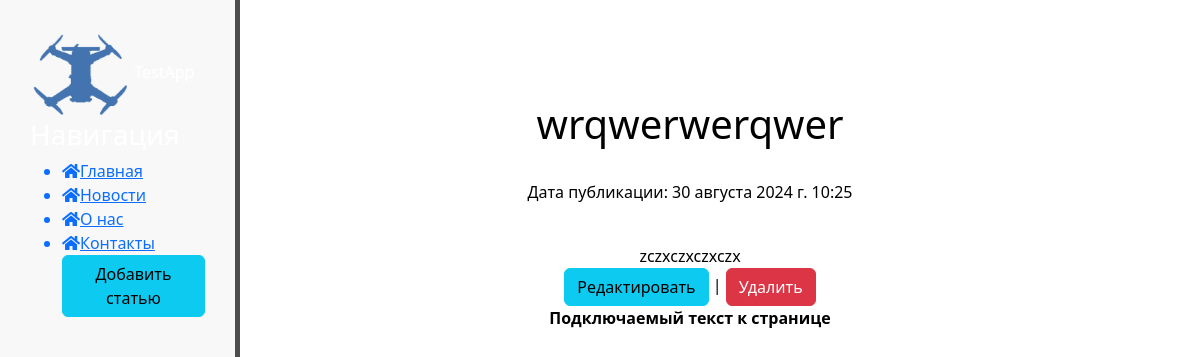
Page /news/4 on the earlier database version.
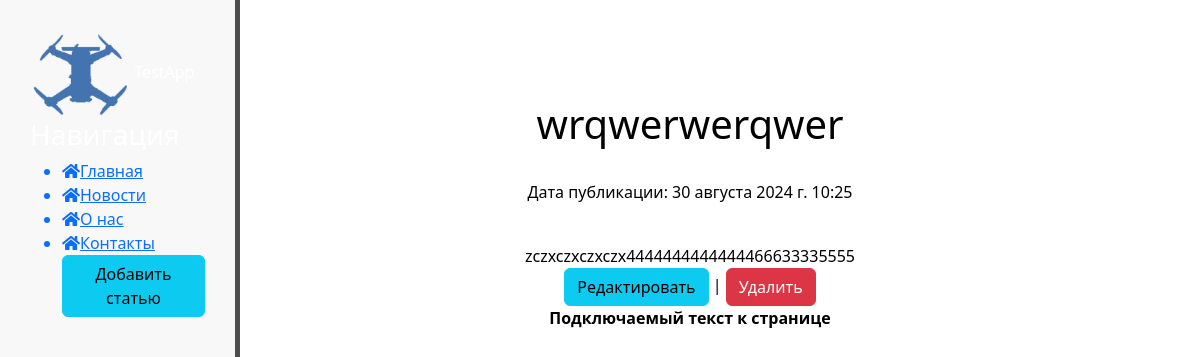
Same page on the later database version.
### news/models.py (models this page shows, shortened)
class Articles(models.Model):
    title = models.CharField('Название', max_length=75)
    anons = models.CharField('Анонс', max_length=250)
    full_text = models.TextField('Статья', max_length=50000)
    date = models.DateTimeField('Дата публикации')
    class Meta:
        verbose_name = 'Новость'
        verbose_name_plural = 'Новости'

### news/views.py (the view)
# urls.py: path('<int:pk>', views.NewDetailsView.as_view(), name='news-detail'),
class NewDetailsView(DetailView):
    model = Articles
    template_name = 'news/details_view.html'
    context_object_name = 'article'

### news/templates/news/details_view.html (shortened to what this page needs)
{% extends 'main/layout.html' %}
{% block content %}
        <h1>{{ article.title }}</h1>
        <br>
        <p>Дата публикации: {{ article.date }}</p>
        <br>
        {{ article.full_text }}
        <br>
        <a href="{% url 'news-update' article.id %}" class="btn btn-info">Редактировать</a> | <a href="{% url 'news-delete' article.id %}" class="btn btn-danger">Удалить</a>
{% endblock %}

Differences in the rows shown:
changed Articles "wrqwerwerqwer": full_text "zczxczxczxczx" → "zczxczxczxczx4444444444444466633335555"
